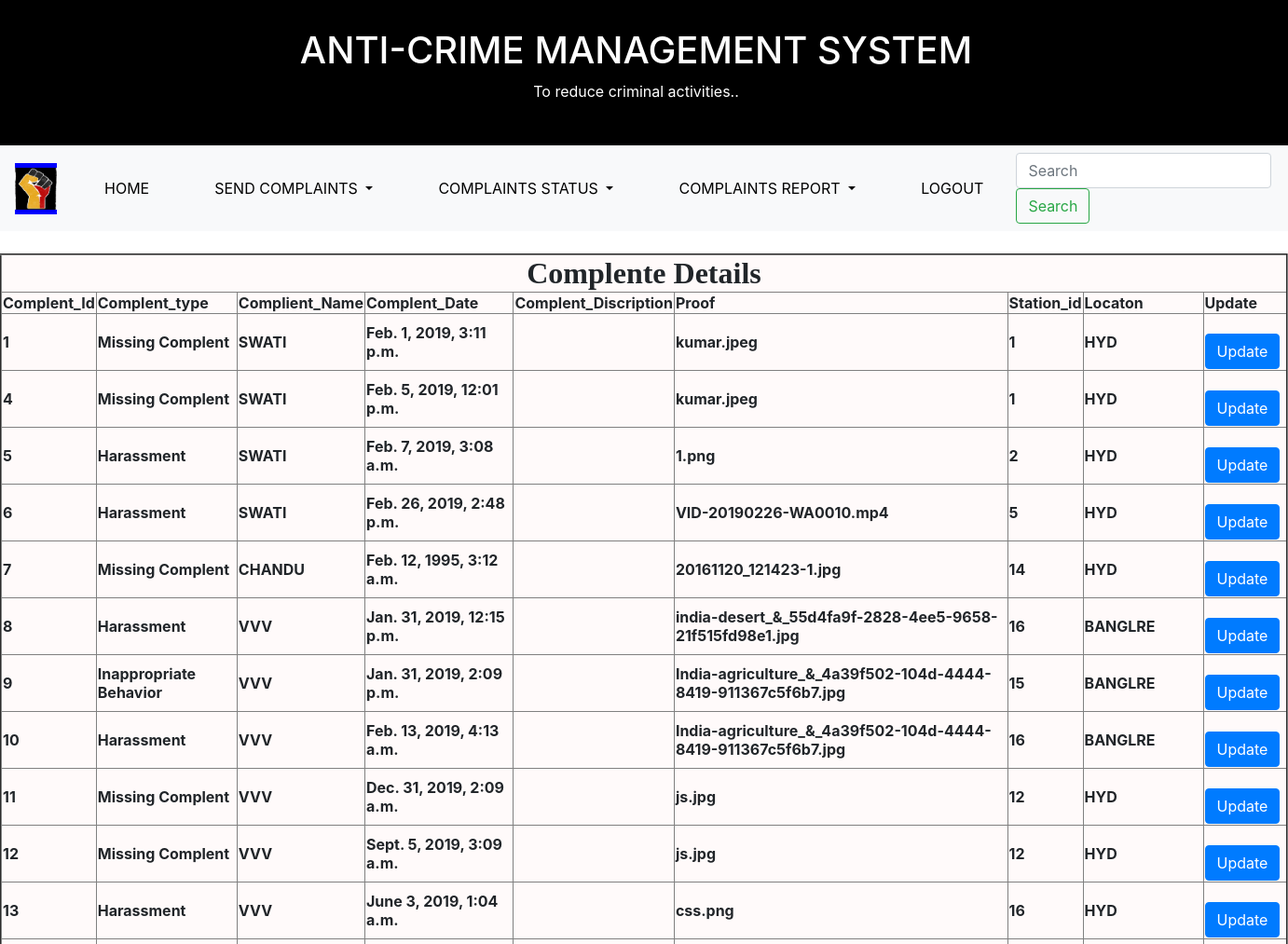
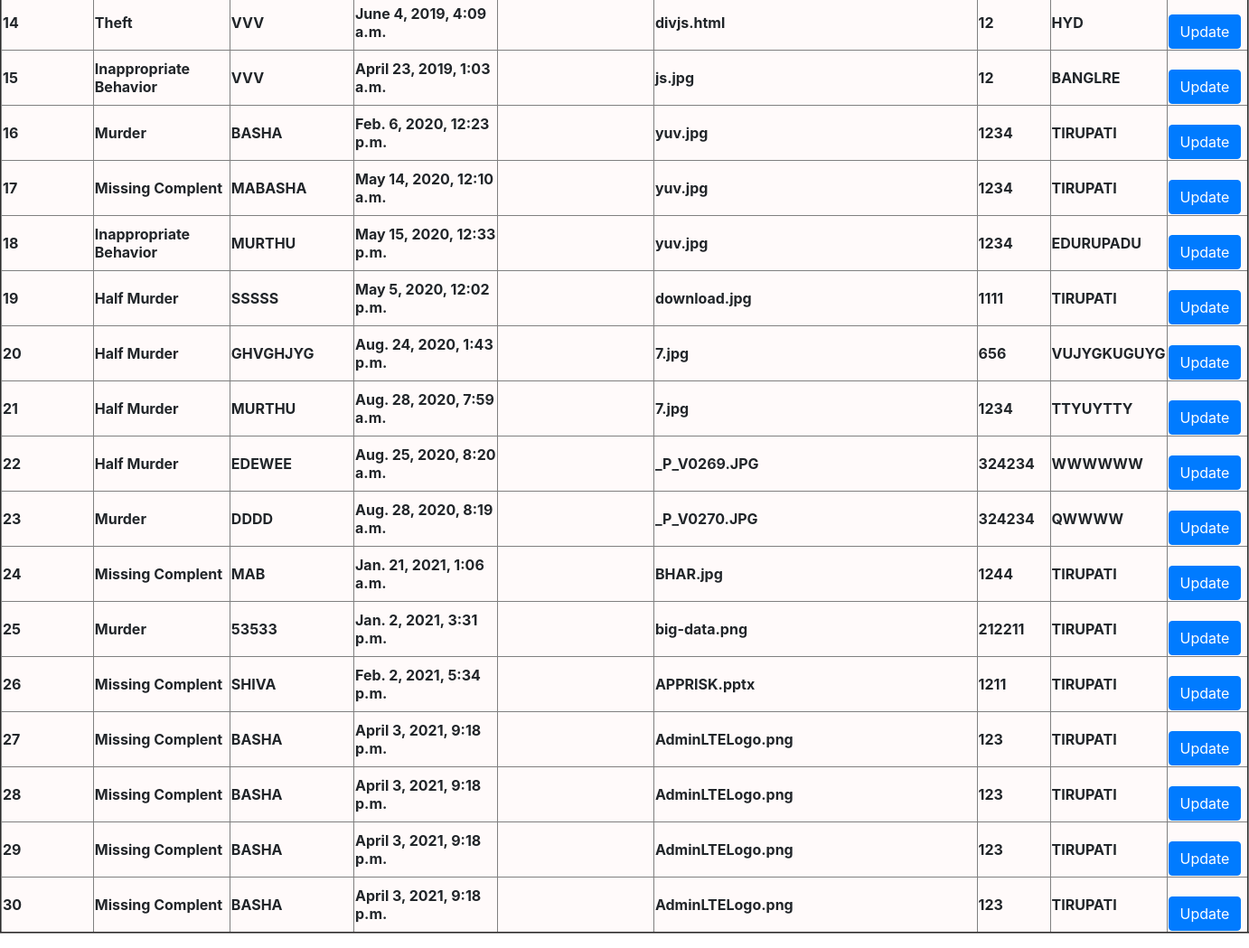
Page /updatecomplients/ on the committed database (2 pictures, top to bottom).
### app/models.py (models this page shows)
class Complent(models.Model):
    complent_id=models.AutoField(primary_key=True)
    complent_type=models.CharField(max_length=20)
    complient_name=models.CharField(max_length=30)
    date_of_complent=models.DateTimeField()
    description=models.CharField(max_length=500)
    proof=models.FileField(upload_to="media/")
    station_id=models.IntegerField()
    location=models.CharField(max_length=50)

### templates/updatecomplients.html (shortened to what this page needs)
{% load staticfiles %}
<doctype html>
<html lang="en">
  <head>
    <link rel="stylesheet" href="https://stackpath.bootstrapcdn.com/bootstrap/4.3.1/css/bootstrap.min.css">
   </head>
  <body>
<link rel="stylesheet" href="{% static 'css/nav.css' %}">
{% include 'menuCitizen.html' %} <br>
<center>
<form action="/updatecomp/" method="post">
<table align="centre" bgcolor="#fffafa" border="2">
 <tr>
        <th colspan="10"><center><font size="6" face="Arial Black">
           Complente Details</font></center>
        </th>
    <tr>
        <th>Complent_Id</th>
        <th>Complent_type</th>
        <th>Complient_Name</th>
        <th>Complent_Date</th>
        <th>Complent_Discription</th>
        <th>Proof</th>
        <th>Station_id</th>
        <th>Locaton</th>
    <th>Update</th>
        </tr>
    {%  for x in object_list %}
    <tr>
        <th>{{ x.complent_id }}</th>
        <th>{{ x.complent_type | title}}</th>
        <th>{{ x.complient_name |upper}}</th>
        <th>{{ x.date_of_complent }}</th>
        <th>{{ x.description }}</th>
        <th>{{ x.proof }}</th>
        <th>{{ x.station_id }}</th>
        <th>{{ x.location|upper }}</th>
        <th>&nbsp<input type="hidden" name="id" value="{{  x.complent_id  }}"> <button type="submit" class="btn btn-primary" >Update</button>&nbsp</th>
        </tr>
    {% endfor %}
</table></form></center>
</body>
</html></doctype>

### app/static/css/nav.css (style rules this page uses)
body { background-color: rgba(225, 225, 225, 0.37); }

### templates/menuCitizen.html (style rules this page uses)
body { background: url(https://images.unsplash.com/photo-1556155092-490a1ba16284?ixid=MXwxMjA3fDB8MHxwaG90by1wYWdlfHx8fGVufDB8fHw%3D&ixlib=rb-1.2.1&auto=format&fit=crop&w=1050&q=80); background-repeat: no-repeat; background-size: cover; }

### rows in the picture
Complent: complent_id "1", complent_type "Missing Complent", complient_name "SWATI", date_of_complent "Feb. 1, 2019, 3:11 p.m.", proof "kumar.jpeg", station_id "1", location "HYD"
Complent: complent_id "4", complent_type "Missing Complent", complient_name "SWATI", date_of_complent "Feb. 5, 2019, 12:01 p.m.", proof "kumar.jpeg", station_id "1", location "HYD"
Complent: complent_id "5", complent_type "Harassment", complient_name "SWATI", date_of_complent "Feb. 7, 2019, 3:08 a.m.", proof "1.png", station_id "2", location "HYD"
Complent: complent_id "6", complent_type "Harassment", complient_name "SWATI", date_of_complent "Feb. 26, 2019, 2:48 p.m.", proof "VID-20190226-WA0010.mp4", station_id "5", location "HYD"
Complent: complent_id "7", complent_type "Missing Complent", complient_name "CHANDU", date_of_complent "Feb. 12, 1995, 3:12 a.m.", proof "20161120_121423-1.jpg", station_id "14", location "HYD"
Complent: complent_id "8", complent_type "Harassment", complient_name "VVV", date_of_complent "Jan. 31, 2019, 12:15 p.m.", proof "india-desert_&_55d4fa9f-2828-4ee5-9658-21f515fd98e1.jpg", station_id "16", location "BANGLRE"
Complent: complent_id "9", complent_type "Inappropriate Behavior", complient_name "VVV", date_of_complent "Jan. 31, 2019, 2:09 p.m.", proof "India-agriculture_&_4a39f502-104d-4444-8419-911367c5f6b7.jpg", station_id "15", location "BANGLRE"
Complent: complent_id "10", complent_type "Harassment", complient_name "VVV", date_of_complent "Feb. 13, 2019, 4:13 a.m.", proof "India-agriculture_&_4a39f502-104d-4444-8419-911367c5f6b7.jpg", station_id "16", location "BANGLRE"
Complent: complent_id "11", complent_type "Missing Complent", complient_name "VVV", date_of_complent "Dec. 31, 2019, 2:09 a.m.", proof "js.jpg", station_id "12", location "HYD"
Complent: complent_id "12", complent_type "Missing Complent", complient_name "VVV", date_of_complent "Sept. 5, 2019, 3:09 a.m.", proof "js.jpg", station_id "12", location "HYD"
Complent: complent_id "13", complent_type "Harassment", complient_name "VVV", date_of_complent "June 3, 2019, 1:04 a.m.", proof "css.png", station_id "16", location "HYD"
Complent: complent_id "14", complent_type "Theft", complient_name "VVV", date_of_complent "June 4, 2019, 4:09 a.m.", proof "divjs.html", station_id "12", location "HYD"
Complent: complent_id "15", complent_type "Inappropriate Behavior", complient_name "VVV", date_of_complent "April 23, 2019, 1:03 a.m.", proof "js.jpg", station_id "12", location "BANGLRE"
Complent: complent_id "16", complent_type "Murder", complient_name "BASHA", date_of_complent "Feb. 6, 2020, 12:23 p.m.", proof "yuv.jpg", station_id "1234", location "TIRUPATI"
Complent: complent_id "17", complent_type "Missing Complent", complient_name "MABASHA", date_of_complent "May 14, 2020, 12:10 a.m.", proof "yuv.jpg", station_id "1234", location "TIRUPATI"
Complent: complent_id "18", complent_type "Inappropriate Behavior", complient_name "MURTHU", date_of_complent "May 15, 2020, 12:33 p.m.", proof "yuv.jpg", station_id "1234", location "EDURUPADU"
Complent: complent_id "19", complent_type "Half Murder", complient_name "SSSSS", date_of_complent "May 5, 2020, 12:02 p.m.", proof "download.jpg", station_id "1111", location "TIRUPATI"
Complent: complent_id "20", complent_type "Half Murder", complient_name "GHVGHJYG", date_of_complent "Aug. 24, 2020, 1:43 p.m.", proof "7.jpg", station_id "656", location "VUJYGKUGUYG"
Complent: complent_id "21", complent_type "Half Murder", complient_name "MURTHU", date_of_complent "Aug. 28, 2020, 7:59 a.m.", proof "7.jpg", station_id "1234", location "TTYUYTTY"
Complent: complent_id "22", complent_type "Half Murder", complient_name "EDEWEE", date_of_complent "Aug. 25, 2020, 8:20 a.m.", proof "_P_V0269.JPG", station_id "324234", location "WWWWWW"
Complent: complent_id "23", complent_type "Murder", complient_name "DDDD", date_of_complent "Aug. 28, 2020, 8:19 a.m.", proof "_P_V0270.JPG", station_id "324234", location "QWWWW"
Complent: complent_id "24", complent_type "Missing Complent", complient_name "MAB", date_of_complent "Jan. 21, 2021, 1:06 a.m.", proof "BHAR.jpg", station_id "1244", location "TIRUPATI"
Complent: complent_id "25", complent_type "Murder", complient_name "53533", date_of_complent "Jan. 2, 2021, 3:31 p.m.", proof "big-data.png", station_id "212211", location "TIRUPATI"
Complent: complent_id "26", complent_type "Missing Complent", complient_name "SHIVA", date_of_complent "Feb. 2, 2021, 5:34 p.m.", proof "APPRISK.pptx", station_id "1211", location "TIRUPATI"
Complent: complent_id "27", complent_type "Missing Complent", complient_name "BASHA", date_of_complent "April 3, 2021, 9:18 p.m.", proof "AdminLTELogo.png", station_id "123", location "TIRUPATI"
Complent: complent_id "28", complent_type "Missing Complent", complient_name "BASHA", date_of_complent "April 3, 2021, 9:18 p.m.", proof "AdminLTELogo.png", station_id "123", location "TIRUPATI"
Complent: complent_id "29", complent_type "Missing Complent", complient_name "BASHA", date_of_complent "April 3, 2021, 9:18 p.m.", proof "AdminLTELogo.png", station_id "123", location "TIRUPATI"
Complent: complent_id "30", complent_type "Missing Complent", complient_name "BASHA", date_of_complent "April 3, 2021, 9:18 p.m.", proof "AdminLTELogo.png", station_id "123", location "TIRUPATI"
